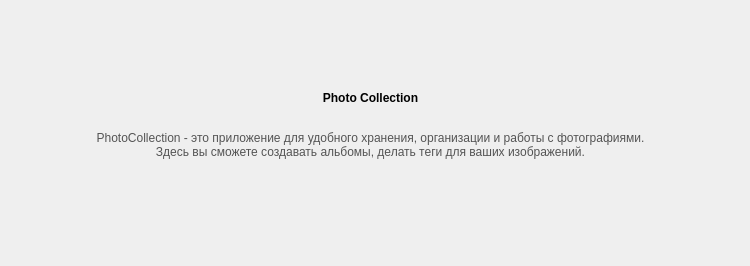
<?xml version="1.0" encoding="UTF-8"?>
<ui version="4.0">
 <class>Form</class>
 <widget class="QWidget" name="Form">
  <property name="geometry">
   <rect>
    <x>0</x>
    <y>0</y>
    <width>750</width>
    <height>266</height>
   </rect>
  </property>
  <property name="windowTitle">
   <string>О приложении</string>
  </property>
  <property name="whatsThis">
   <string/>
  </property>
  <property name="accessibleName">
   <string/>
  </property>
  <widget class="QLabel" name="label">
   <property name="geometry">
    <rect>
     <x>0</x>
     <y>0</y>
     <width>741</width>
     <height>251</height>
    </rect>
   </property>
   <property name="text">
    <string>&lt;html&gt;&lt;head/&gt;&lt;body&gt;&lt;p align=&quot;center&quot;&gt;&lt;span style=&quot; font-family:'JetBrains Mono,monospace'; font-size:9pt; font-weight:600; color:black;&quot;&gt;Photo Collection&lt;/span&gt;&lt;/p&gt;&lt;p align=&quot;center&quot;&gt;&lt;span style=&quot; font-family:'JetBrains Mono,monospace'; font-size:9pt; color:#545454;&quot;&gt;&lt;br/&gt;PhotoCollection - это приложение для удобного хранения, организации и работы с фотографиями.&lt;br/&gt;Здесь вы сможете создавать альбомы, делать теги для ваших изображений.&lt;/span&gt;&lt;/p&gt;&lt;/body&gt;&lt;/html&gt;</string>
   </property>
  </widget>
 </widget>
 <resources/>
 <connections/>
</ui>
